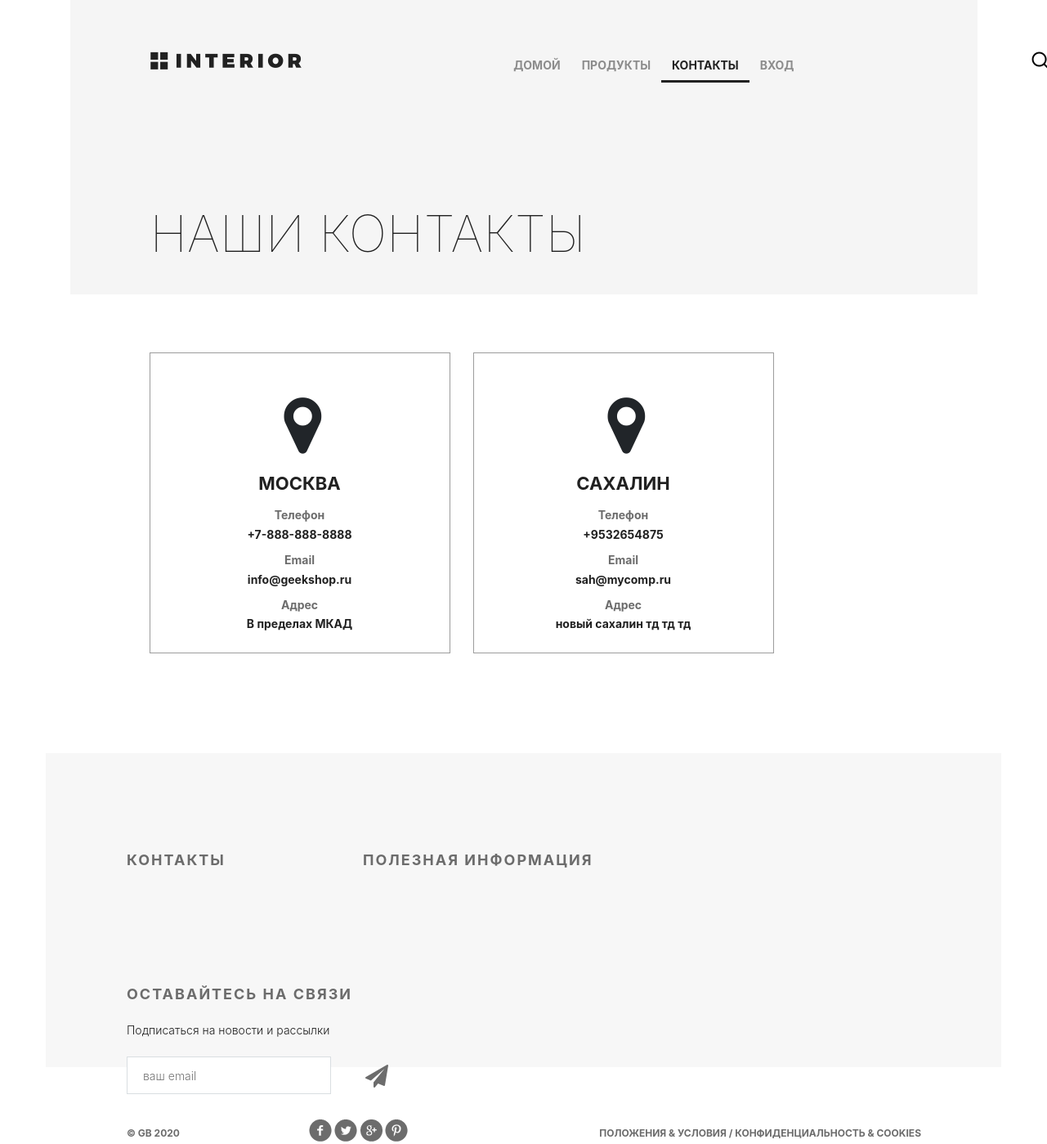
Page /contact/ on the committed database.
### mainapp/models.py (models this page shows, shortened)
class Contacts(models.Model):
    name = models.CharField(max_length=64, verbose_name="название", unique=True)
    city = models.CharField(max_length=64, verbose_name="город")
    email = models.CharField(max_length=64, verbose_name="email", unique=True)
    phone = models.CharField(max_length=64, verbose_name="телефон", unique=True)
    address = models.CharField(max_length=128, verbose_name="адрес", blank=True)
    class Meta:
        verbose_name = "контакты"
        verbose_name_plural = "контакты"

### mainapp/views.py (the view)
# urls.py: path('contact/', mainapp.contact, name='contact'),
def contact(request):
    title = 'контакты'
    contacts_list = Contacts.objects.all()[:3]
    content = {
        'title': title,
        'contacts': contacts_list
    }
    return render(request, 'mainapp/contact.html', content)

### mainapp/templates/mainapp/contact.html
{% extends 'mainapp/base.html' %}
{% load static %}
{% block menu %}
    <div class="hero">
        <div class="header clearfix">
            <a href="/" class="logo"></a>
            {% include 'mainapp/includes/inc_main_menu.html' %}
        </div>
        <h1>наши контакты</h1>
    </div>
{% endblock %}
{% block content %}
    <div class="location">
        {% for contact in contacts %}
            <div class="location-1">
                <i class="fa fa-map-marker fa-5x"></i>
                <h4>{{ contact.city }}</h4>
                <div class="contacts">
                    <h5>Телефон</h5>
                    <p>{{ contact.phone }}</p>
                </div>
                <div class="contacts">
                    <h5>Email</h5>
                    <p>{{ contact.email }}</p>
                </div>
                <div class="contacts">
                    <h5>Адрес</h5>
                    <p>{{ contact.address }}</p>
                </div>
            </div>
        {% endfor %}
    </div>
{% endblock %}

### static/css/style.css (style rules this page uses)
* { margin: 0; padding: 0; }
body { font-family: 'Montserrat', sans-serif; }
html, body { height: 100%; }
.logo { background-image: url(/static/img/logo.png); margin-top: 63px; width: 185px; height: 22px; float: left; }
.clearfix:after { content: ""; display: block; clear: both; }
.hero { background-color: #f5f5f5; height: 360px; padding-left: 98px; padding-right: 211px; position: relative; }
.hero h1 { color: #212121; font-size: 62px; font-weight: 100; text-align: left; margin-top: 142px; text-transform: uppercase; }
.location { padding: 0px 97px; }
.location-1 { height: 368px; width: 368px; border: 1px solid #9c9c9c; margin: 71px 28px 122px 0px; float: left; }
.location-1:last-child { margin: 71px 0px 122px 0px; }
.location i { display: block; margin: 48px auto 0px; width: 38px; }
.location h4 { margin: 23px auto 23px; text-transform: uppercase; text-align: center; color: #212121; font-size: 22px; font-weight: 700; line-height: 16px; }
.contacts { text-align: center; margin-bottom: 15px; line-height: 14px; color: #212121; font-size: 14px; font-weight: 700; }
.contacts h5 { color: #6c6c6c; font-size: 14px; font-weight: 700; }

### rows in the picture
Contacts: city "МОСКВА", phone "+7-888-888-8888", email "info@geekshop.ru", address "В пределах МКАД"
Contacts: city "САХАЛИН", phone "+9532654875", email "sah@mycomp.ru", address "новый сахалин тд тд тд"
